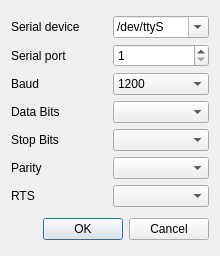
<?xml version="1.0" encoding="UTF-8"?>
<ui version="4.0">
 <class>SettingsModbusRTU</class>
 <widget class="QDialog" name="SettingsModbusRTU">
  <property name="geometry">
   <rect>
    <x>0</x>
    <y>0</y>
    <width>220</width>
    <height>256</height>
   </rect>
  </property>
  <property name="minimumSize">
   <size>
    <width>220</width>
    <height>256</height>
   </size>
  </property>
  <property name="maximumSize">
   <size>
    <width>220</width>
    <height>300</height>
   </size>
  </property>
  <property name="windowTitle">
   <string>Modbus RTU Settings</string>
  </property>
  <property name="windowIcon">
   <iconset resource="../icons/icons.qrc">
    <normaloff>:/icons/options-16.png</normaloff>:/icons/options-16.png</iconset>
  </property>
  <property name="modal">
   <bool>true</bool>
  </property>
  <layout class="QVBoxLayout" name="verticalLayout">
   <item>
    <layout class="QGridLayout" name="gridLayout">
     <item row="0" column="1">
      <widget class="QComboBox" name="cmbDev">
       <property name="editable">
        <bool>true</bool>
       </property>
       <item>
        <property name="text">
         <string>/dev/ttyS</string>
        </property>
       </item>
       <item>
        <property name="text">
         <string>/dev/ttyUSB</string>
        </property>
       </item>
      </widget>
     </item>
     <item row="0" column="0">
      <widget class="QLabel" name="lblDev">
       <property name="text">
        <string>Serial device</string>
       </property>
      </widget>
     </item>
     <item row="2" column="0">
      <widget class="QLabel" name="lblBaud">
       <property name="text">
        <string>Baud</string>
       </property>
       <property name="alignment">
        <set>Qt::AlignLeading|Qt::AlignLeft|Qt::AlignVCenter</set>
       </property>
       <property name="buddy">
        <cstring>cmbBaud</cstring>
       </property>
      </widget>
     </item>
     <item row="1" column="1">
      <widget class="QSpinBox" name="sbPort">
       <property name="minimum">
        <number>1</number>
       </property>
       <property name="maximum">
        <number>128</number>
       </property>
      </widget>
     </item>
     <item row="2" column="1">
      <widget class="QComboBox" name="cmbBaud">
       <property name="currentIndex">
        <number>0</number>
       </property>
       <item>
        <property name="text">
         <string notr="true">1200</string>
        </property>
       </item>
       <item>
        <property name="text">
         <string notr="true">2400</string>
        </property>
       </item>
       <item>
        <property name="text">
         <string notr="true">4800</string>
        </property>
       </item>
       <item>
        <property name="text">
         <string notr="true">9600</string>
        </property>
       </item>
       <item>
        <property name="text">
         <string notr="true">19200</string>
        </property>
       </item>
       <item>
        <property name="text">
         <string notr="true">38400</string>
        </property>
       </item>
      </widget>
     </item>
     <item row="3" column="1">
      <widget class="QComboBox" name="cmbDataBits">
       <property name="currentIndex">
        <number>-1</number>
       </property>
       <item>
        <property name="text">
         <string notr="true">7</string>
        </property>
       </item>
       <item>
        <property name="text">
         <string notr="true">8</string>
        </property>
       </item>
      </widget>
     </item>
     <item row="3" column="0">
      <widget class="QLabel" name="lblDataBits">
       <property name="text">
        <string>Data Bits</string>
       </property>
       <property name="alignment">
        <set>Qt::AlignLeading|Qt::AlignLeft|Qt::AlignVCenter</set>
       </property>
       <property name="buddy">
        <cstring>cmbDataBits</cstring>
       </property>
      </widget>
     </item>
     <item row="6" column="0">
      <widget class="QLabel" name="lblRTS">
       <property name="text">
        <string notr="true">RTS</string>
       </property>
       <property name="alignment">
        <set>Qt::AlignLeading|Qt::AlignLeft|Qt::AlignVCenter</set>
       </property>
      </widget>
     </item>
     <item row="4" column="0">
      <widget class="QLabel" name="lblStopBits">
       <property name="text">
        <string>Stop Bits</string>
       </property>
       <property name="alignment">
        <set>Qt::AlignLeading|Qt::AlignLeft|Qt::AlignVCenter</set>
       </property>
       <property name="buddy">
        <cstring>cmbStopBits</cstring>
       </property>
      </widget>
     </item>
     <item row="6" column="1">
      <widget class="QComboBox" name="cmbRTS"/>
     </item>
     <item row="5" column="1">
      <widget class="QComboBox" name="cmbParity">
       <property name="currentIndex">
        <number>-1</number>
       </property>
       <item>
        <property name="text">
         <string>None</string>
        </property>
       </item>
       <item>
        <property name="text">
         <string>Odd</string>
        </property>
       </item>
       <item>
        <property name="text">
         <string>Even</string>
        </property>
       </item>
      </widget>
     </item>
     <item row="4" column="1">
      <widget class="QComboBox" name="cmbStopBits">
       <property name="currentIndex">
        <number>-1</number>
       </property>
       <item>
        <property name="text">
         <string notr="true">1</string>
        </property>
       </item>
       <item>
        <property name="text">
         <string notr="true">1.5</string>
        </property>
       </item>
       <item>
        <property name="text">
         <string notr="true">2</string>
        </property>
       </item>
      </widget>
     </item>
     <item row="5" column="0">
      <widget class="QLabel" name="lblParity">
       <property name="text">
        <string>Parity</string>
       </property>
       <property name="alignment">
        <set>Qt::AlignLeading|Qt::AlignLeft|Qt::AlignVCenter</set>
       </property>
       <property name="buddy">
        <cstring>cmbParity</cstring>
       </property>
      </widget>
     </item>
     <item row="1" column="0">
      <widget class="QLabel" name="lblPort">
       <property name="minimumSize">
        <size>
         <width>0</width>
         <height>0</height>
        </size>
       </property>
       <property name="text">
        <string>Serial port</string>
       </property>
       <property name="alignment">
        <set>Qt::AlignLeading|Qt::AlignLeft|Qt::AlignVCenter</set>
       </property>
      </widget>
     </item>
    </layout>
   </item>
   <item>
    <widget class="QDialogButtonBox" name="buttonBox">
     <property name="orientation">
      <enum>Qt::Horizontal</enum>
     </property>
     <property name="standardButtons">
      <set>QDialogButtonBox::Cancel|QDialogButtonBox::Ok</set>
     </property>
    </widget>
   </item>
  </layout>
 </widget>
 <resources>
  <include location="../icons/icons.qrc"/>
 </resources>
 <connections>
  <connection>
   <sender>buttonBox</sender>
   <signal>accepted()</signal>
   <receiver>SettingsModbusRTU</receiver>
   <slot>accept()</slot>
   <hints>
    <hint type="sourcelabel">
     <x>248</x>
     <y>254</y>
    </hint>
    <hint type="destinationlabel">
     <x>157</x>
     <y>274</y>
    </hint>
   </hints>
  </connection>
  <connection>
   <sender>buttonBox</sender>
   <signal>rejected()</signal>
   <receiver>SettingsModbusRTU</receiver>
   <slot>reject()</slot>
   <hints>
    <hint type="sourcelabel">
     <x>316</x>
     <y>260</y>
    </hint>
    <hint type="destinationlabel">
     <x>286</x>
     <y>274</y>
    </hint>
   </hints>
  </connection>
 </connections>
</ui>
